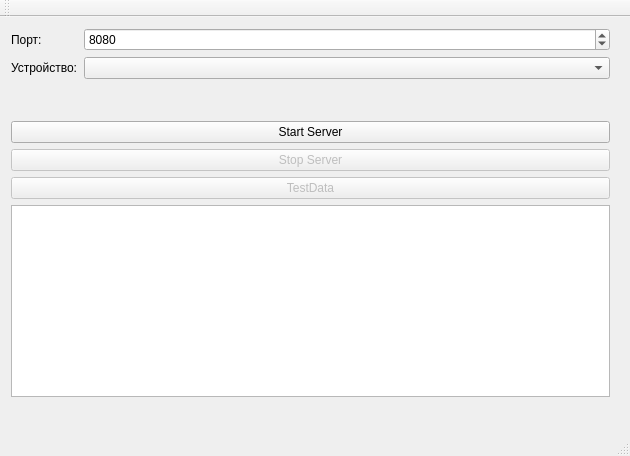
<?xml version="1.0" encoding="UTF-8"?>
<ui version="4.0">
 <class>MainWindow</class>
 <widget class="QMainWindow" name="MainWindow">
  <property name="geometry">
   <rect>
    <x>0</x>
    <y>0</y>
    <width>630</width>
    <height>456</height>
   </rect>
  </property>
  <property name="windowTitle">
   <string>MainWindow</string>
  </property>
  <widget class="QWidget" name="centralWidget">
   <widget class="QWidget" name="layoutWidget">
    <property name="geometry">
     <rect>
      <x>0</x>
      <y>0</y>
      <width>621</width>
      <height>391</height>
     </rect>
    </property>
    <layout class="QVBoxLayout" name="verticalLayoutCOM">
     <item>
      <layout class="QFormLayout" name="formLayout_2">
       <item row="0" column="0">
        <widget class="QLabel" name="label">
         <property name="text">
          <string>Порт:</string>
         </property>
        </widget>
       </item>
       <item row="0" column="1">
        <widget class="QSpinBox" name="sbNumServerPort">
         <property name="maximum">
          <number>65535</number>
         </property>
         <property name="value">
          <number>8080</number>
         </property>
        </widget>
       </item>
       <item row="1" column="0">
        <widget class="QLabel" name="lbListDevice">
         <property name="text">
          <string>Устройство:</string>
         </property>
        </widget>
       </item>
       <item row="1" column="1">
        <widget class="QComboBox" name="cbListDevices"/>
       </item>
      </layout>
     </item>
     <item>
      <layout class="QVBoxLayout" name="verticalLayout">
       <item>
        <widget class="QPushButton" name="btnStartServer">
         <property name="text">
          <string>Start Server</string>
         </property>
        </widget>
       </item>
       <item>
        <widget class="QPushButton" name="btnStopServer">
         <property name="enabled">
          <bool>false</bool>
         </property>
         <property name="text">
          <string>Stop Server</string>
         </property>
        </widget>
       </item>
       <item>
        <widget class="QPushButton" name="btnTest">
         <property name="enabled">
          <bool>false</bool>
         </property>
         <property name="text">
          <string>TestData</string>
         </property>
        </widget>
       </item>
      </layout>
     </item>
     <item alignment="Qt::AlignBottom">
      <widget class="QListWidget" name="lbServerLog"/>
     </item>
    </layout>
   </widget>
  </widget>
  <widget class="QMenuBar" name="menuBar">
   <property name="geometry">
    <rect>
     <x>0</x>
     <y>0</y>
     <width>630</width>
     <height>21</height>
    </rect>
   </property>
  </widget>
  <widget class="QToolBar" name="mainToolBar">
   <attribute name="toolBarArea">
    <enum>TopToolBarArea</enum>
   </attribute>
   <attribute name="toolBarBreak">
    <bool>false</bool>
   </attribute>
  </widget>
  <widget class="QStatusBar" name="statusBar"/>
 </widget>
 <layoutdefault spacing="6" margin="11"/>
 <resources/>
 <connections/>
</ui>
